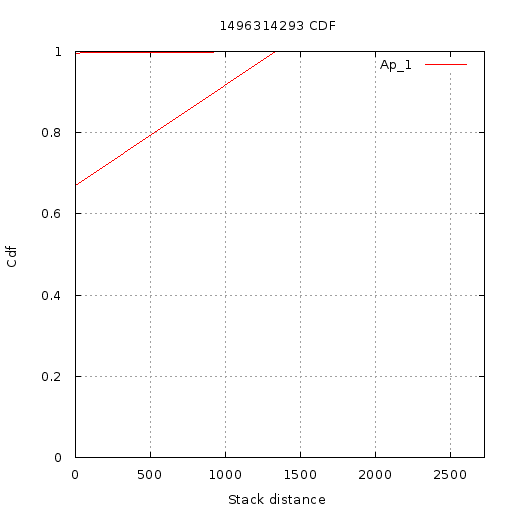

Write gnuplot code to recreate this figure.
set terminal  png size 512,512 font 'Verdana, 10'
set title "1496314293 CDF"
set output '//home//cat//Documents//CACHE//Results//PlotData//Shared//1496314293//CDF//13//cdf.png'
set ylabel "Cdf"
set yrange [0:1]
set xlabel "Stack distance"
set xrange [1.000000:2725.000000]
set grid xtics ytics
plot '//home//cat//Documents//CACHE//Results//PlotData//Shared//1496314293//CDF//13//App_1.txt' using 1:2 with lines title 'Ap_1'
set terminal  png size 512,512 font 'Verdana, 10'
set title "1496314293 CDF"
set output '//home//cat//Documents//CACHE//Results//PlotData//Shared//1496314293//CDF//13//cdf.png'
set ylabel "Cdf"
set yrange [0:1]
set xlabel "Stack distance"
set xrange [1.000000:2725.000000]
set grid xtics ytics
plot '//home//cat//Documents//CACHE//Results//PlotData//Shared//1496314293//CDF//13//App_1.txt' using 1:2 with lines title 'Ap_1'
set terminal  png size 512,512 font 'Verdana, 10'
set title "1496314293 CDF"
set output '//home//cat//Documents//CACHE//Results//PlotData//Shared//1496314293//CDF//13//cdf.png'
set ylabel "Cdf"
set yrange [0:1]
set xlabel "Stack distance"
set xrange [1.000000:2725.000000]
set grid xtics ytics
plot '//home//cat//Documents//CACHE//Results//PlotData//Shared//1496314293//CDF//13//App_1.txt' using 1:2 with lines title 'Ap_1'
set terminal  png size 512,512 font 'Verdana, 10'
set title "1496314293 CDF"
set output '//home//cat//Documents//CACHE//Results//PlotData//Shared//1496314293//CDF//13//cdf.png'
set ylabel "Cdf"
set yrange [0:1]
set xlabel "Stack distance"
set xrange [1.000000:2725.000000]
set grid xtics ytics
plot '//home//cat//Documents//CACHE//Results//PlotData//Shared//1496314293//CDF//13//App_1.txt' using 1:2 with lines title 'Ap_1'
